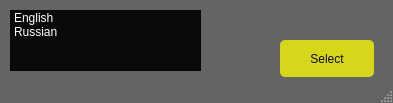
<?xml version="1.0" encoding="UTF-8"?>
<ui version="4.0">
 <class>language_menu</class>
 <widget class="QMainWindow" name="language_menu">
  <property name="geometry">
   <rect>
    <x>0</x>
    <y>0</y>
    <width>393</width>
    <height>103</height>
   </rect>
  </property>
  <property name="windowTitle">
   <string>Select language</string>
  </property>
  <property name="styleSheet">
   <string notr="true">QMainWindow {
	border-color: rgb(58, 255, 65);
	color: rgb(255, 255, 255);
	background-color: rgba(10, 10, 10, 100);
}

QListWidget {
	color: rgb(255, 255, 255);
	background-color: rgb(10, 10, 10);
}

QListWidget::item:selected { 
	color: rgb(0, 0, 0);
	background-color: rgb(191, 186, 49);
}

QMenu {
	color: rgb(255, 255, 255);
	background-color: rgb(10, 10, 10);
}

QWidget:item:selected {
	color: rgb(0, 0, 0);
    background-color: rgb(214, 214, 27);
}

QTableWidget {
	gridline-color: rgb(255, 0, 0);
	color: rgb(255, 255, 255);
	background-color: rgb(10, 10, 10);
	border-color: rgb(10, 10, 10);
}

QTableWidget::item:selected { 
	color: rgb(0, 0, 0);
	background-color: rgb(191, 186, 49);
}

QTextEdit {
	color: rgb(255, 255, 255);
	background-color: rgb(10, 10, 10);
	border-color: rgb(10, 10, 10);
}

QDateTimeEdit {
	color: rgb(255, 255, 255);
	border-style: 1px rgb(10, 10, 10);
	background-color: rgb(10, 10, 10);
	qproperty-alignment: 'AlignHCenter | AlignCenter';
	min-width: 75px;
}

QDateTimeEdit:up-button {
    background-color: transparent;
    subcontrol-origin: border;
    subcontrol-position: center right;
}

QDateTimeEdit:down-button {
    background-color: transparent;
    subcontrol-origin: border;
    subcontrol-position: center left;
}

QLineEdit {
	color: rgb(255, 0, 4);
	background-color: rgb(10, 10, 10);
    border-style: solid;
	border-color: rgb(10, 10, 60);
}

QLabel {
	background-color: rgba(10, 10, 10, 0);
	border-color: rgb(10, 10, 10);
	color: rgb(255, 255, 255);
}

QPushButton {
	color: rgb(10, 10, 10);
	background-color: rgb(214, 214, 27);
	border-style: solid;
	border-radius: 5px;
}

QPushButton:pressed {
	background-color: rgb(148, 139, 19);
}

QPushButton:hover {
	border: 1px solid rgb(160, 201, 255);
 	color: rgb(255, 255, 255);
}

QTableCornerButton::section {
  background-color: rgb(43, 43, 43);
  border: 1px transparent #32414B;
  border-radius: 0px;
}

/**/
QHeaderView {
  background-color: rgb(43, 43, 43);
  border: 0px transparent #32414B;
  padding: 0px;
  margin: 0px;
  border-radius: 0px;
}

QHeaderView:disabled {
  background-color: rgb(43, 43, 43);
  border: 1px transparent #32414B;
  padding: 2px;
}

QHeaderView::section {
  background-color: rgb(43, 43, 43);
  color: #F0F0F0;
  padding: 2px;
  border-radius: 0px;
  text-align: left;
}

QHeaderView::section:checked {
  color: #F0F0F0;
  background-color: rgb(43, 43, 43);
}

QHeaderView::section:checked:disabled {
  color: #787878;
  background-color: rgb(43, 43, 43);
}

QHeaderView::section::horizontal {
  padding-left: 4px;
  padding-right: 4px;
  border-left: 1px solid #19232D;
}

QHeaderView::section::horizontal::first, QHeaderView::section::horizontal::only-one {
  border-left: 1px solid #32414B;
}

QHeaderView::section::horizontal:disabled {
  color: #787878;
}

QHeaderView::section::vertical {
  padding-left: 4px;
  padding-right: 4px;
  border-top: 1px solid #19232D;
}

QHeaderView::section::vertical::first, QHeaderView::section::vertical::only-one {
  border-top: 1px solid #32414B;
}

QHeaderView::section::vertical:disabled {
  color: #787878;
}</string>
  </property>
  <widget class="QWidget" name="centralwidget">
   <widget class="QListWidget" name="language_list">
    <property name="geometry">
     <rect>
      <x>10</x>
      <y>10</y>
      <width>191</width>
      <height>61</height>
     </rect>
    </property>
    <item>
     <property name="text">
      <string>English</string>
     </property>
    </item>
    <item>
     <property name="text">
      <string>Russian</string>
     </property>
    </item>
   </widget>
   <widget class="QPushButton" name="select_button">
    <property name="geometry">
     <rect>
      <x>280</x>
      <y>40</y>
      <width>94</width>
      <height>37</height>
     </rect>
    </property>
    <property name="text">
     <string>Select</string>
    </property>
   </widget>
  </widget>
  <widget class="QStatusBar" name="statusbar"/>
 </widget>
 <resources/>
 <connections/>
</ui>
